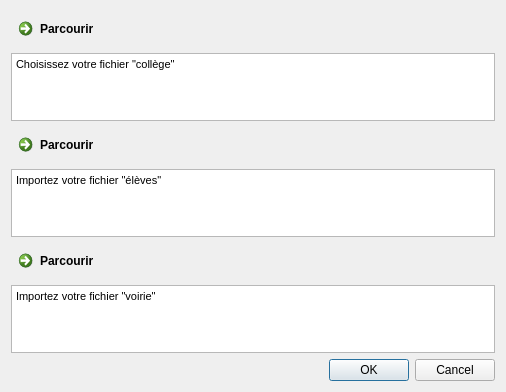
<?xml version="1.0" encoding="UTF-8"?>
<ui version="4.0">
 <class>ShortestPath_DomicileEcoleDialogBase</class>
 <widget class="QDialog" name="ShortestPath_DomicileEcoleDialogBase">
  <property name="geometry">
   <rect>
    <x>0</x>
    <y>0</y>
    <width>506</width>
    <height>365</height>
   </rect>
  </property>
  <property name="windowTitle">
   <string>Shortest Path Domicile Ecole</string>
  </property>
  <layout class="QVBoxLayout" name="verticalLayout_2">
   <item>
    <widget class="QCommandLinkButton" name="commandLinkButton">
     <property name="text">
      <string>Parcourir</string>
     </property>
    </widget>
   </item>
   <item>
    <widget class="QTextBrowser" name="textBrowser">
     <property name="html">
      <string>&lt;!DOCTYPE HTML PUBLIC &quot;-//W3C//DTD HTML 4.0//EN&quot; &quot;http://www.w3.org/TR/REC-html40/strict.dtd&quot;&gt;
&lt;html&gt;&lt;head&gt;&lt;meta name=&quot;qrichtext&quot; content=&quot;1&quot; /&gt;&lt;style type=&quot;text/css&quot;&gt;
p, li { white-space: pre-wrap; }
&lt;/style&gt;&lt;/head&gt;&lt;body style=&quot; font-family:'MS Shell Dlg 2'; font-size:8.25pt; font-weight:400; font-style:normal;&quot;&gt;
&lt;p style=&quot; margin-top:0px; margin-bottom:0px; margin-left:0px; margin-right:0px; -qt-block-indent:0; text-indent:0px;&quot;&gt;&lt;span style=&quot; font-size:8pt;&quot;&gt;Choisissez votre fichier &amp;quot;collège&amp;quot;&lt;/span&gt;&lt;/p&gt;
&lt;p style=&quot;-qt-paragraph-type:empty; margin-top:0px; margin-bottom:0px; margin-left:0px; margin-right:0px; -qt-block-indent:0; text-indent:0px; font-size:8pt;&quot;&gt;&lt;br /&gt;&lt;/p&gt;
&lt;p style=&quot;-qt-paragraph-type:empty; margin-top:0px; margin-bottom:0px; margin-left:0px; margin-right:0px; -qt-block-indent:0; text-indent:0px; font-size:8pt;&quot;&gt;&lt;br /&gt;&lt;/p&gt;&lt;/body&gt;&lt;/html&gt;</string>
     </property>
    </widget>
   </item>
   <item>
    <widget class="QCommandLinkButton" name="commandLinkButton_2">
     <property name="text">
      <string>Parcourir</string>
     </property>
    </widget>
   </item>
   <item>
    <widget class="QTextBrowser" name="textBrowser_2">
     <property name="html">
      <string>&lt;!DOCTYPE HTML PUBLIC &quot;-//W3C//DTD HTML 4.0//EN&quot; &quot;http://www.w3.org/TR/REC-html40/strict.dtd&quot;&gt;
&lt;html&gt;&lt;head&gt;&lt;meta name=&quot;qrichtext&quot; content=&quot;1&quot; /&gt;&lt;style type=&quot;text/css&quot;&gt;
p, li { white-space: pre-wrap; }
&lt;/style&gt;&lt;/head&gt;&lt;body style=&quot; font-family:'MS Shell Dlg 2'; font-size:8.25pt; font-weight:400; font-style:normal;&quot;&gt;
&lt;p style=&quot; margin-top:0px; margin-bottom:0px; margin-left:0px; margin-right:0px; -qt-block-indent:0; text-indent:0px;&quot;&gt;&lt;span style=&quot; font-size:8pt;&quot;&gt;Importez votre fichier &amp;quot;élèves&amp;quot;&lt;/span&gt;&lt;/p&gt;
&lt;p style=&quot;-qt-paragraph-type:empty; margin-top:0px; margin-bottom:0px; margin-left:0px; margin-right:0px; -qt-block-indent:0; text-indent:0px; font-size:8pt;&quot;&gt;&lt;br /&gt;&lt;/p&gt;&lt;/body&gt;&lt;/html&gt;</string>
     </property>
    </widget>
   </item>
   <item>
    <widget class="QCommandLinkButton" name="commandLinkButton_3">
     <property name="text">
      <string>Parcourir</string>
     </property>
    </widget>
   </item>
   <item>
    <widget class="QTextBrowser" name="textBrowser_3">
     <property name="html">
      <string>&lt;!DOCTYPE HTML PUBLIC &quot;-//W3C//DTD HTML 4.0//EN&quot; &quot;http://www.w3.org/TR/REC-html40/strict.dtd&quot;&gt;
&lt;html&gt;&lt;head&gt;&lt;meta name=&quot;qrichtext&quot; content=&quot;1&quot; /&gt;&lt;style type=&quot;text/css&quot;&gt;
p, li { white-space: pre-wrap; }
&lt;/style&gt;&lt;/head&gt;&lt;body style=&quot; font-family:'MS Shell Dlg 2'; font-size:8.25pt; font-weight:400; font-style:normal;&quot;&gt;
&lt;p style=&quot; margin-top:0px; margin-bottom:0px; margin-left:0px; margin-right:0px; -qt-block-indent:0; text-indent:0px;&quot;&gt;&lt;span style=&quot; font-size:8pt;&quot;&gt;Importez votre fichier &amp;quot;voirie&amp;quot;&lt;/span&gt;&lt;/p&gt;
&lt;p style=&quot;-qt-paragraph-type:empty; margin-top:0px; margin-bottom:0px; margin-left:0px; margin-right:0px; -qt-block-indent:0; text-indent:0px; font-size:8pt;&quot;&gt;&lt;br /&gt;&lt;/p&gt;&lt;/body&gt;&lt;/html&gt;</string>
     </property>
    </widget>
   </item>
   <item>
    <widget class="QDialogButtonBox" name="button_box">
     <property name="orientation">
      <enum>Qt::Horizontal</enum>
     </property>
     <property name="standardButtons">
      <set>QDialogButtonBox::Cancel|QDialogButtonBox::Ok</set>
     </property>
    </widget>
   </item>
  </layout>
 </widget>
 <resources/>
 <connections>
  <connection>
   <sender>button_box</sender>
   <signal>accepted()</signal>
   <receiver>ShortestPath_DomicileEcoleDialogBase</receiver>
   <slot>accept()</slot>
   <hints>
    <hint type="sourcelabel">
     <x>20</x>
     <y>20</y>
    </hint>
    <hint type="destinationlabel">
     <x>20</x>
     <y>20</y>
    </hint>
   </hints>
  </connection>
  <connection>
   <sender>button_box</sender>
   <signal>rejected()</signal>
   <receiver>ShortestPath_DomicileEcoleDialogBase</receiver>
   <slot>reject()</slot>
   <hints>
    <hint type="sourcelabel">
     <x>20</x>
     <y>20</y>
    </hint>
    <hint type="destinationlabel">
     <x>20</x>
     <y>20</y>
    </hint>
   </hints>
  </connection>
 </connections>
</ui>
